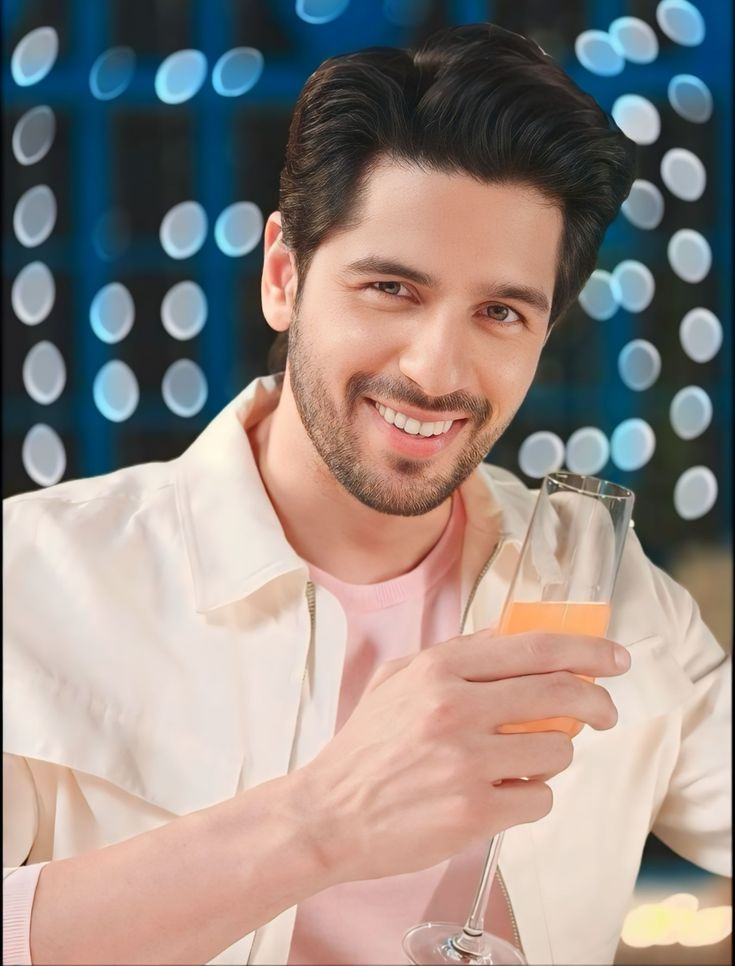
#> input picture Computer_Version_Assignment/04_Histrogram/input.jpg, 735 x 966 px
$ python program.py
#> lines starting #> are read from the running program, lines starting #| are printed output that depends on the picture
import cv2
import matplotlib.pyplot as plt

img = cv2.imread("input.jpg")
#> img is the input picture: shape (966, 735, 3); mean B, G, R 132.8, 138.1, 150.1

gray = cv2.cvtColor(img, cv2.COLOR_BGR2GRAY)
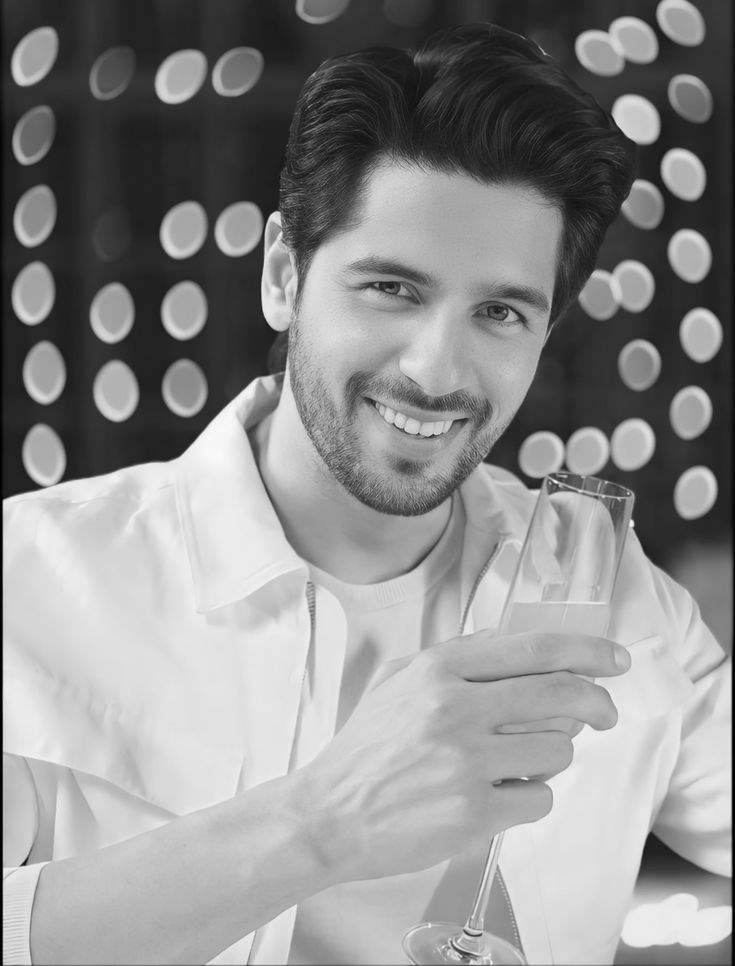
#> gray: shape (966, 735); min 0, max 251, mean 141.1

histogram = cv2.calcHist([gray], [0], None, [256], [0, 256])
#> histogram = 256 values, max 11937 at index 34, min 0 at index 252, mean 2773.5

highest_intensity = histogram.argmax()
#> highest_intensity = 34

print("Intensity with highest frequency:", highest_intensity)
#| Intensity with highest frequency: 34

plt.plot(histogram)
plt.title("Image Histogram")
plt.xlabel("Intensity")
plt.ylabel("Frequency")
plt.savefig("output.png", bbox_inches="tight")
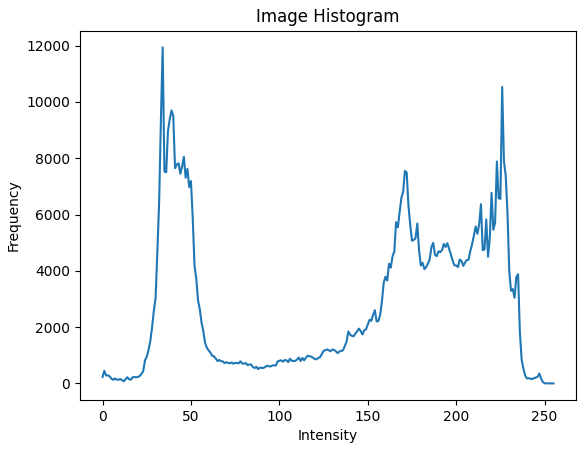
#> figure drawn by matplotlib, 1 panel; curve peaks at x = 34, y = 11937

plt.close()
